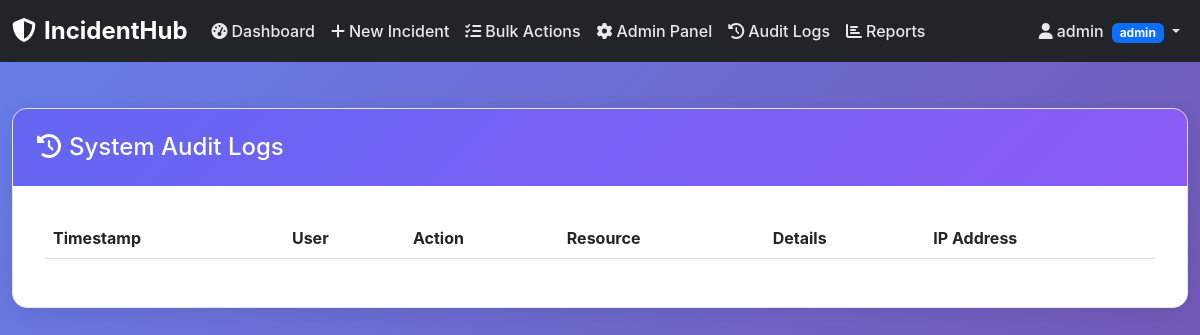
/audit-logs (signed in), run on an earlier commit of the app's database.
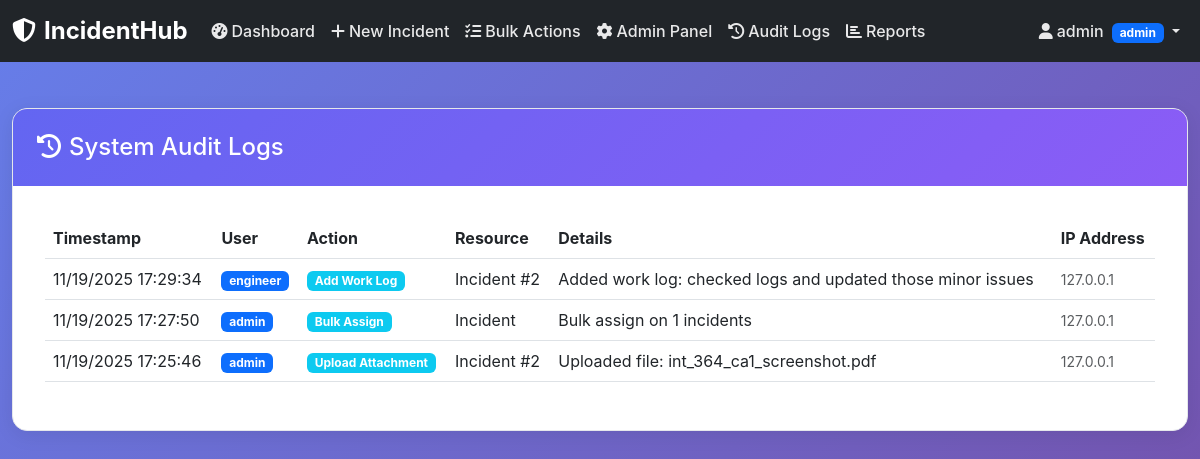
And on a later commit of the database.
### app.py (models this page shows, shortened)
class AuditLog(db.Model):
    id = db.Column(db.Integer, primary_key=True)
    user_id = db.Column(db.Integer, db.ForeignKey('user.id'))
    action = db.Column(db.String(100), nullable=False)
    resource_type = db.Column(db.String(50), nullable=False)
    resource_id = db.Column(db.Integer)
    details = db.Column(db.Text)
    ip_address = db.Column(db.String(45))
    created_at = db.Column(db.DateTime, default=datetime.utcnow)
    user = db.relationship('User', backref='audit_logs')

class User(db.Model):
    id = db.Column(db.Integer, primary_key=True)
    username = db.Column(db.String(80), unique=True, nullable=False)
    email = db.Column(db.String(120), unique=True, nullable=False)
    role = db.Column(db.String(20), nullable=False, default='reporter')  # admin, manager, engineer, reporter
    specialization = db.Column(db.String(50))  # devops, network, security, database, frontend, backend
    password_hash = db.Column(db.String(255), nullable=False)
    created_at = db.Column(db.DateTime, default=datetime.utcnow)
    is_active = db.Column(db.Boolean, default=True)
    permissions = db.Column(db.Text)  # JSON string of permissions

### app.py (the view)
@app.route('/audit-logs')
@login_required
def audit_logs():
    if session.get('role') != 'admin':
        flash('Admin access required', 'error')
        return redirect(url_for('dashboard'))
    page = request.args.get('page', 1, type=int)
    logs = AuditLog.query.order_by(AuditLog.created_at.desc()).paginate(
        page=page, per_page=50, error_out=False
    )
    return render_template('audit_logs.html', logs=logs)

### app.py (called while the page is built)
def login_required(f):
    @wraps(f)
    def decorated_function(*args, **kwargs):
        if 'user_id' not in session:
            logger.warning(f"Unauthorized access attempt to {request.endpoint}")
            return redirect(url_for('login'))
        return f(*args, **kwargs)
    return decorated_function

### templates/audit_logs.html (shortened to what this page needs)
{% extends "base.html" %}
{% block content %}
<div class="container-fluid">
    <div class="row">
        <div class="col-12">
            <div class="content-card">
                <div class="content-header">
                    <h4 class="mb-0">
                        <i class="fas fa-history me-2"></i>System Audit Logs
                    </h4>
                </div>
                <div class="content-body">
                    <div class="table-responsive">
                        <table class="table table-hover">
                            <thead>
                                <tr>
                                    <th>Timestamp</th>
                                    <th>User</th>
                                    <th>Action</th>
                                    <th>Resource</th>
                                    <th>Details</th>
                                    <th>IP Address</th>
                                </tr>
                            </thead>
                            <tbody>
                                {% for log in logs.items %}
                                <tr>
                                    <td>{{ log.created_at.strftime('%m/%d/%Y %H:%M:%S') }}</td>
                                    <td>
                                        {% if log.user %}
                                        <span class="badge bg-primary">{{ log.user.username }}</span>
                                        {% else %}
                                        <span class="text-muted">System</span>
                                        {% endif %}
                                    </td>
                                    <td>
                                        <span class="badge
                                        {% if 'create' in log.action %}bg-success
                                        {% elif 'delete' in log.action %}bg-danger
                                        {% elif 'update' in log.action %}bg-warning
                                        {% else %}bg-info{% endif %}">
                                            {{ log.action.replace('_', ' ').title() }}
                                        </span>
                                    </td>
                                    <td>{{ log.resource_type.title() }} {% if log.resource_id %}#{{ log.resource_id }}{% endif %}</td>
                                    <td>{{ log.details or '-' }}</td>
                                    <td><small class="text-muted">{{ log.ip_address or '-' }}</small></td>
                                </tr>
                                {% endfor %}
                            </tbody>
                        </table>
                    </div>
                </div>
            </div>
        </div>
    </div>
</div>
{% endblock %}

### templates/base.html (shortened to what this page needs)
<!DOCTYPE html>
<html lang="en">
<head>
    <link href="https://cdn.jsdelivr.net/npm/bootstrap@5.3.0/dist/css/bootstrap.min.css" rel="stylesheet">
    <link href="https://cdnjs.cloudflare.com/ajax/libs/font-awesome/6.4.0/css/all.min.css" rel="stylesheet">
    <link href="{{ url_for('static', filename='css/style.css') }}" rel="stylesheet">
</head>
<body>
    {% if session.user_id %}
    <nav class="navbar navbar-expand-lg navbar-dark bg-dark fixed-top">
        <div class="container-fluid">
            <a class="navbar-brand fw-bold" href="{{ url_for('dashboard') }}">
                <i class="fas fa-shield-alt me-2"></i>IncidentHub
            </a>
            <div class="collapse navbar-collapse" id="navbarNav">
                <ul class="navbar-nav me-auto">
                    <li class="nav-item">
                        <a class="nav-link" href="{{ url_for('dashboard') }}">
                            <i class="fas fa-tachometer-alt me-1"></i>Dashboard
                        </a>
                    </li>
                    {% if session.role in ['admin', 'manager', 'reporter'] %}
                    <li class="nav-item">
                        <a class="nav-link" href="{{ url_for('new_incident') }}">
                            <i class="fas fa-plus me-1"></i>New Incident
                        </a>
                    </li>
                    {% endif %}
                    {% if session.role in ['admin', 'manager'] %}
                    <li class="nav-item">
                        <a class="nav-link" href="{{ url_for('bulk_actions') }}">
                            <i class="fas fa-tasks me-1"></i>Bulk Actions
                        </a>
                    </li>
                    {% endif %}
                    {% if session.role == 'admin' %}
                    <li class="nav-item">
                        <a class="nav-link" href="{{ url_for('admin_panel') }}">
                            <i class="fas fa-cog me-1"></i>Admin Panel
                        </a>
                    </li>
                    <li class="nav-item">
                        <a class="nav-link" href="{{ url_for('audit_logs') }}">
                            <i class="fas fa-history me-1"></i>Audit Logs
                        </a>
                    </li>
                    {% endif %}
                    {% if session.role in ['admin', 'manager'] %}
                    <li class="nav-item">
                        <a class="nav-link" href="{{ url_for('reports') }}">
                            <i class="fas fa-chart-bar me-1"></i>Reports
                        </a>
                    </li>
                    {% endif %}
                </ul>
                <ul class="navbar-nav">
                    <li class="nav-item dropdown">
                        <a class="nav-link dropdown-toggle" href="#" role="button" data-bs-toggle="dropdown">
                            <i class="fas fa-user me-1"></i>{{ session.username }}
                            <span class="badge bg-primary ms-1">{{ session.role }}</span>
                        </a>
                    </li>
                </ul>
            </div>
        </div>
    </nav>
    {% endif %}
    <main class="{% if session.user_id %}main-content{% endif %}">
        {% block content %}{% endblock %}
    </main>
</body>
</html>

### static/css/style.css (style rules this page uses)
:root { --primary-color: #6366f1; --secondary-color: #8b5cf6; --success-color: #10b981; --warning-color: #f59e0b; --danger-color: #ef4444; --dark-color: #1f2937; --light-color: #f8fafc; --border-color: #e5e7eb; }
body { font-family: 'Inter', -apple-system, BlinkMacSystemFont, sans-serif; background: linear-gradient(135deg, #667eea 0%, #764ba2 100%); min-height: 100vh; }
.main-content { margin-top: 76px; padding: 2rem 0; }
.navbar-brand { font-size: 1.5rem; font-weight: 700; }
.navbar-dark .navbar-nav .nav-link { color: rgba(255, 255, 255, 0.9); font-weight: 500; transition: color 0.3s ease; }
.content-card { background: white; border-radius: 15px; box-shadow: 0 4px 20px rgba(0, 0, 0, 0.08); border: 1px solid var(--border-color); overflow: hidden; }
.content-header { background: linear-gradient(135deg, var(--primary-color), var(--secondary-color)); color: white; padding: 1.5rem; }
.content-body { padding: 2rem; }

What changed in the data, as far as the page shows it:
added AuditLog: created_at "11/19/2025 17:29:34", user.username "engineer", action.replace "Add Work Log", resource_type "Incident", resource_id "2", details "Added work log: checked logs and updated those minor issues", ip_address "127.0.0.1"
added AuditLog: created_at "11/19/2025 17:27:50", user.username "admin", action.replace "Bulk Assign", resource_type "Incident", details "Bulk assign on 1 incidents", ip_address "127.0.0.1"
added AuditLog: created_at "11/19/2025 17:25:46", user.username "admin", action.replace "Upload Attachment", resource_type "Incident", resource_id "2", details "Uploaded file: int_364_ca1_screenshot.pdf", ip_address "127.0.0.1"
